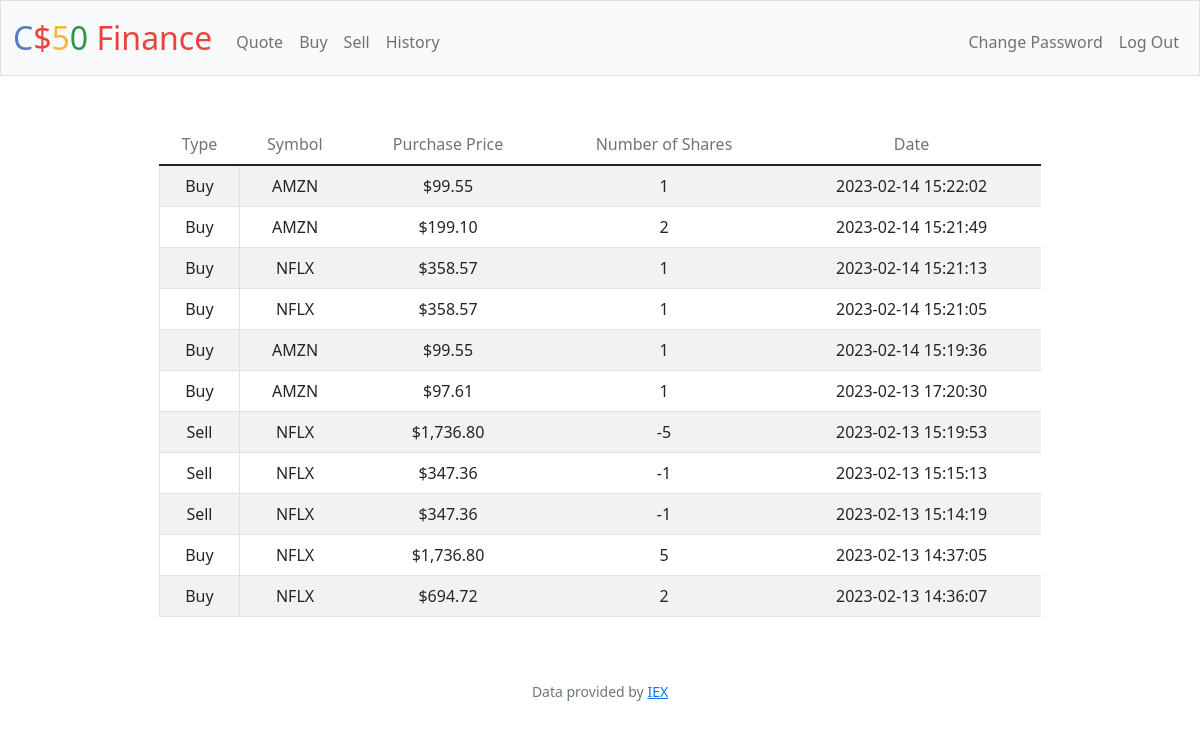
The app's page /history (signed in) with its own data.
### tables this page shows
CREATE TABLE transactions (
    transaction_id INTEGER NOT NULL,
    symbol TEXT NOT NULL,
    shares INTEGER NOT NULL,
    sharePrice INTEGER NOT NULL,
    totalPrice INTEGER NOT NULL,
    transactionTime DATETIME NOT NULL,
    FOREIGN KEY(transaction_id) REFERENCES users(id)
);

### app.py (the view)
@app.route("/history")
@login_required
def history():
    userHistory = db.execute("SELECT * FROM transactions WHERE transaction_id = ? ORDER BY transactionTime DESC", session['user_id'])
    if len(userHistory) == 0:
        return redirect('/buy')
    return render_template("history.html", userHistory=userHistory)
    return apology("TODO")

### app.py (called while the page is built)
@app.after_request
def after_request(response):
    response.headers["Cache-Control"] = "no-cache, no-store, must-revalidate"
    response.headers["Expires"] = 0
    response.headers["Pragma"] = "no-cache"
    return response

### helpers.py (called while the page is built)
def login_required(f):
    @wraps(f)
    def decorated_function(*args, **kwargs):
        if session.get("user_id") is None:
            return redirect("/login")
        return f(*args, **kwargs)
    return decorated_function

def usd(value):
    return f"${value:,.2f}"

### templates/history.html
{% extends "layout.html" %}
{% block main %}
    <table class="table table-striped w-75 ms-auto me-auto">
        <thead class="col text-secondary">
            <tr class="p-4 border-bottom">
                <td>Type</td>
                <td>Symbol</td>
                <td>Purchase Price</td>
                <td>Number of Shares</td>
                <td>Date</td>
            </tr>
        </thead>
        <tbody class="col">
            {% for row in userHistory %}
                <tr>
                    <td class="border">{% if row['shares'] >= 0 %}
                            Buy
                        {% else %}
                            Sell
                        {% endif %}
                    </td>
                    <td> {{ row['symbol'] }} </td>
                    <td> {{ row['totalPrice'] | usd }} </td>
                    <td> {{ row['shares'] }} </td>
                    <td> {{ row['transactionTime'] }} </td>
                </tr>
            {% endfor %}
        </tbody>
    </table>
{% endblock %}

### records on screen
transactions: shows "Buy", symbol "AMZN", totalPrice "$99.55", shares "1", transactionTime "2023-02-14 15:22:02"
transactions: shows "Buy", symbol "AMZN", totalPrice "$199.10", shares "2", transactionTime "2023-02-14 15:21:49"
transactions: shows "Buy", symbol "NFLX", totalPrice "$358.57", shares "1", transactionTime "2023-02-14 15:21:13"
transactions: shows "Buy", symbol "NFLX", totalPrice "$358.57", shares "1", transactionTime "2023-02-14 15:21:05"
transactions: shows "Buy", symbol "AMZN", totalPrice "$99.55", shares "1", transactionTime "2023-02-14 15:19:36"
transactions: shows "Buy", symbol "AMZN", totalPrice "$97.61", shares "1", transactionTime "2023-02-13 17:20:30"
transactions: shows "Sell", symbol "NFLX", totalPrice "$1,736.80", shares "-5", transactionTime "2023-02-13 15:19:53"
transactions: shows "Sell", symbol "NFLX", totalPrice "$347.36", shares "-1", transactionTime "2023-02-13 15:15:13"
transactions: shows "Sell", symbol "NFLX", totalPrice "$347.36", shares "-1", transactionTime "2023-02-13 15:14:19"
transactions: shows "Buy", symbol "NFLX", totalPrice "$1,736.80", shares "5", transactionTime "2023-02-13 14:37:05"
transactions: shows "Buy", symbol "NFLX", totalPrice "$694.72", shares "2", transactionTime "2023-02-13 14:36:07"
